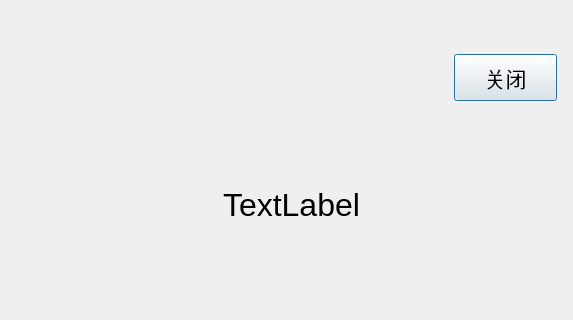
<?xml version="1.0" encoding="UTF-8"?>
<ui version="4.0">
 <class>DialogWarningbox</class>
 <widget class="QDialog" name="DialogWarningbox">
  <property name="geometry">
   <rect>
    <x>0</x>
    <y>0</y>
    <width>573</width>
    <height>320</height>
   </rect>
  </property>
  <property name="windowTitle">
   <string>Dialog</string>
  </property>
  <widget class="QPushButton" name="btn_ok">
   <property name="geometry">
    <rect>
     <x>454</x>
     <y>54</y>
     <width>103</width>
     <height>47</height>
    </rect>
   </property>
   <property name="font">
    <font>
     <pointsize>16</pointsize>
    </font>
   </property>
   <property name="text">
    <string>关闭</string>
   </property>
  </widget>
  <widget class="QLabel" name="lbl_logo">
   <property name="geometry">
    <rect>
     <x>14</x>
     <y>14</y>
     <width>200</width>
     <height>87</height>
    </rect>
   </property>
   <property name="text">
    <string/>
   </property>
   <property name="pixmap">
    <pixmap>../wubin/res/Casco_Logo_300.png</pixmap>
   </property>
   <property name="scaledContents">
    <bool>true</bool>
   </property>
  </widget>
  <widget class="QLabel" name="label">
   <property name="geometry">
    <rect>
     <x>114</x>
     <y>136</y>
     <width>355</width>
     <height>137</height>
    </rect>
   </property>
   <property name="font">
    <font>
     <pointsize>24</pointsize>
    </font>
   </property>
   <property name="text">
    <string>TextLabel</string>
   </property>
   <property name="alignment">
    <set>Qt::AlignCenter</set>
   </property>
   <property name="wordWrap">
    <bool>true</bool>
   </property>
  </widget>
 </widget>
 <resources/>
 <connections/>
</ui>
